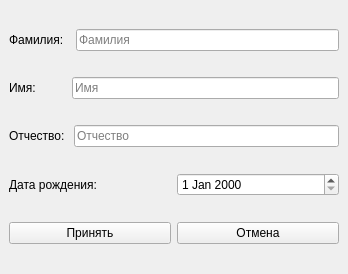
<?xml version="1.0" encoding="UTF-8"?>
<ui version="4.0">
 <class>VisitorEditor</class>
 <widget class="QMainWindow" name="VisitorEditor">
  <property name="geometry">
   <rect>
    <x>0</x>
    <y>0</y>
    <width>348</width>
    <height>274</height>
   </rect>
  </property>
  <property name="windowTitle">
   <string>Посетитель</string>
  </property>
  <widget class="QWidget" name="centralwidget">
   <layout class="QVBoxLayout" name="verticalLayout">
    <item>
     <layout class="QHBoxLayout" name="horizontalLayout">
      <item>
       <widget class="QLabel" name="label_4">
        <property name="text">
         <string>Фамилия:  </string>
        </property>
       </widget>
      </item>
      <item>
       <widget class="QLineEdit" name="surname">
        <property name="placeholderText">
         <string>Фамилия</string>
        </property>
       </widget>
      </item>
     </layout>
    </item>
    <item>
     <layout class="QHBoxLayout" name="horizontalLayout_2">
      <item>
       <widget class="QLabel" name="label_3">
        <property name="text">
         <string>Имя:         </string>
        </property>
       </widget>
      </item>
      <item>
       <widget class="QLineEdit" name="name">
        <property name="placeholderText">
         <string>Имя</string>
        </property>
       </widget>
      </item>
     </layout>
    </item>
    <item>
     <layout class="QHBoxLayout" name="horizontalLayout_3">
      <item>
       <widget class="QLabel" name="label_2">
        <property name="text">
         <string>Отчество: </string>
        </property>
       </widget>
      </item>
      <item>
       <widget class="QLineEdit" name="patronymic">
        <property name="placeholderText">
         <string>Отчество</string>
        </property>
       </widget>
      </item>
     </layout>
    </item>
    <item>
     <layout class="QHBoxLayout" name="horizontalLayout_4">
      <item>
       <widget class="QLabel" name="label">
        <property name="text">
         <string>Дата рождения: </string>
        </property>
       </widget>
      </item>
      <item>
       <widget class="QDateEdit" name="date">
        <property name="maximumDate">
         <date>
          <year>2020</year>
          <month>1</month>
          <day>1</day>
         </date>
        </property>
        <property name="minimumDate">
         <date>
          <year>1920</year>
          <month>1</month>
          <day>1</day>
         </date>
        </property>
       </widget>
      </item>
     </layout>
    </item>
    <item>
     <layout class="QHBoxLayout" name="horizontalLayout_5">
      <item>
       <widget class="QPushButton" name="btn_accept">
        <property name="text">
         <string>Принять</string>
        </property>
       </widget>
      </item>
      <item>
       <widget class="QPushButton" name="btn_cancle">
        <property name="text">
         <string>Отмена</string>
        </property>
       </widget>
      </item>
     </layout>
    </item>
   </layout>
  </widget>
 </widget>
 <resources/>
 <connections/>
</ui>
